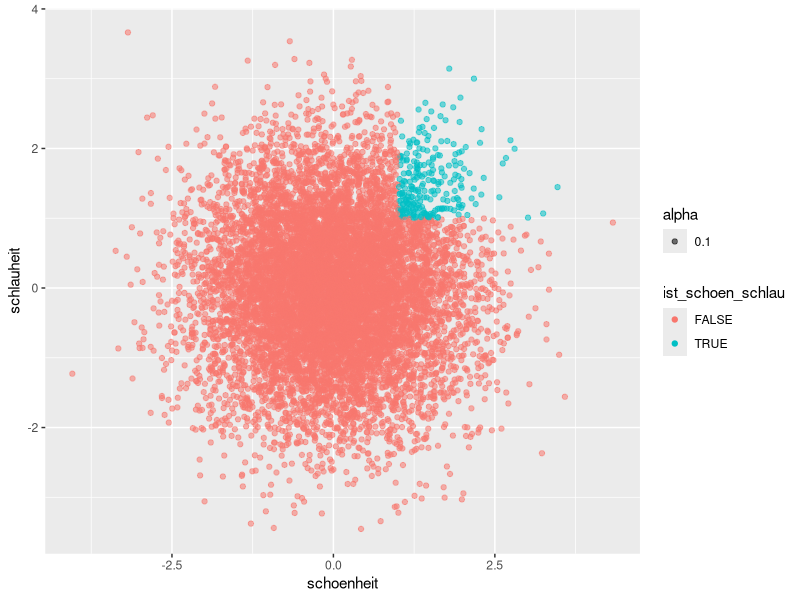

This figure's R source:
## ---- chunk 1
knitr::opts_chunk$set(fig.pos = 'H',
                      fig.asp = 0.618,
                      fig.width = 4,
                      fig.cap = "", 
                      fig.path = "",
                      echo = TRUE, 
                      message = FALSE,
                      fig.show = "hold")
## ---- chunk 2
library(tidyverse)
## ---- chunk 3
set.seed(42)

d <- tibble(
  id = 1:10^4,
  schoenheit = rnorm(n = 10^4, mean = 0, sd = 1),
  schlauheit = rnorm(n = 10^4, mean = 0, sd = 1))
## ---- chunk 4
d2 <-
  d %>% 
  count(schoenheit > 1, schlauheit > 1) %>%  # Das Komma wird als logisches UND interpretiert
  mutate(prop = n / sum(n))

d2
## ---- chunk 5
pr_1sd_ueber_mw <- 1- pnorm(115, 100, 15)
pr_1sd_ueber_mw
## ---- chunk 6
pr_1sd_ueber_mw * pr_1sd_ueber_mw
## ---- chunk 7
solution <-
  d2 %>% 
  pull(prop) %>% 
  magrittr::extract(4)
## ---- chunk 8
d %>% 
  mutate(ist_schoen = if_else(schoenheit > 1, TRUE, FALSE),
         ist_schlau = if_else(schlauheit > 1, TRUE, FALSE),
         ist_schoen_schlau = if_else(ist_schoen & ist_schlau, TRUE, FALSE)) %>% 
  ggplot() +
  aes(x = schoenheit, y = schlauheit, color = ist_schoen_schlau, alpha = .1) +
  geom_point()
## ---- chunk 9
d3 <-
  d %>% 
  count(schoenheit > 1 | schlauheit > 1) %>%  # der horizontale Balken steht für das logische ODER.
  mutate(prop = n / sum(n))

d3
